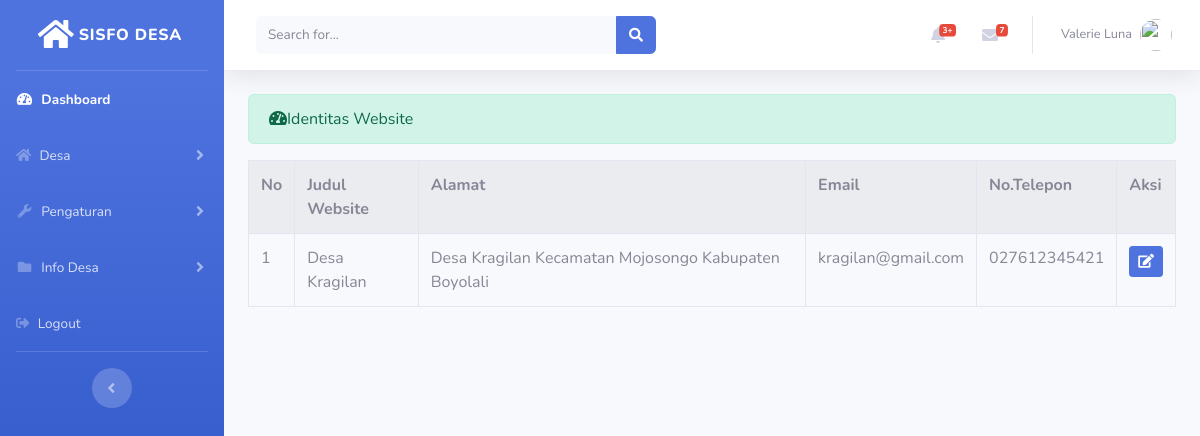
Page /index.php/administrator/identitas on the committed database.
### tables this page shows
CREATE TABLE `identitas` (
  `id_identitas` int(11) NOT NULL,
  `judul_website` varchar(50) NOT NULL,
  `alamat` varchar(100) NOT NULL,
  `email` varchar(50) NOT NULL,
  `telp` varchar(50) NOT NULL
);

### application/controllers/administrator/identitas.php (called while the page is built, shortened)
<?php
class Identitas extends CI_Controller
{
	public function index()
	{
		$data['identitas'] = $this->identitas_model->tampil_data('identitas')->result();
		$this->load->view('templates_administrator/header');
		$this->load->view('templates_administrator/sidebar');
		$this->load->view('administrator/identitas',$data);
		$this->load->view('templates_administrator/footer');
	}
}

### index.php (called while the page is built, shortened)
<?php
require_once BASEPATH.'core/CodeIgniter.php';

### application/models/identitas_model.php (called while the page is built, shortened)
<?php
class Identitas_model extends CI_Model
{
	public function tampil_data($table)
	{
		return $this->db->get($table);
	}
}

### application/views/administrator/identitas.php (the view, shortened to what this page needs)
<div class="container-fluid">
	<div class="alert alert-success" role="alert">
	    <i class="fas fa-tachometer-alt"></i>Identitas Website
	 </div>
	  <table class="table table-bordered table-hover table-striped">
	  	<tr>
	  		<th>No</th>
	  		<th>Judul Website</th>
	  		<th>Alamat</th>
	  		<th>Email</th>
	  		<th>No.Telepon</th>
	  		<th>Aksi</th>
	  	</tr>
	  	<?php
	  	$no=1;
	  	foreach ($identitas as $id) :?>
	  		<tr>
	  			<td><?=$no++ ?></td>
	  			<td><?=$id->judul_website?></td>
	  			<td><?=$id->alamat?></td>
	  			<td><?=$id->email?></td>
	  			<td><?=$id->telp?></td>
	  			<td width="20px"><?= anchor('administrator/identitas/update/'.$id->id_identitas,'<div class="btn btn-sm btn-primary"><i class="fa fa-edit"></i></div>');?></td>
	  		</tr>
	  	<?php endforeach;?>
	  </table>
</div>

### rows in the picture
identitas: judul_website "Desa Kragilan", alamat "Desa Kragilan Kecamatan Mojosongo Kabupaten Boyolali", email "kragilan@gmail.com", telp "027612345421"
